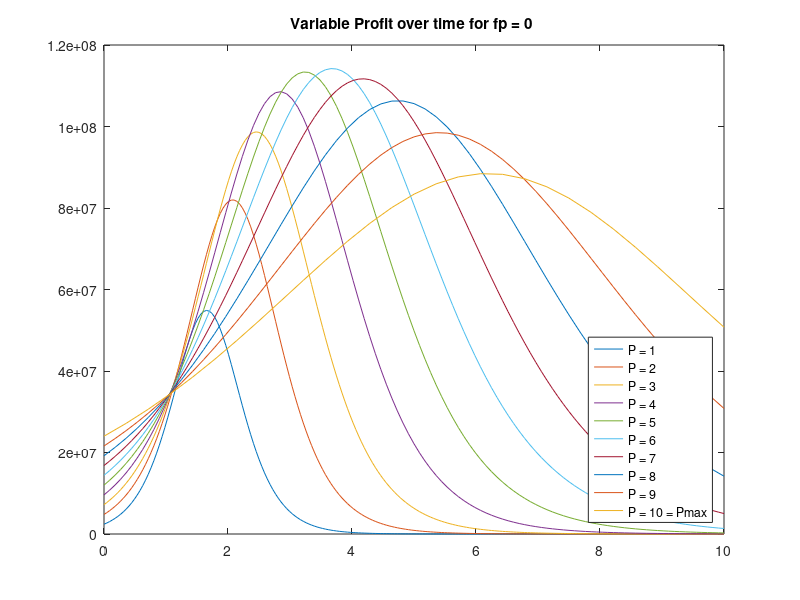
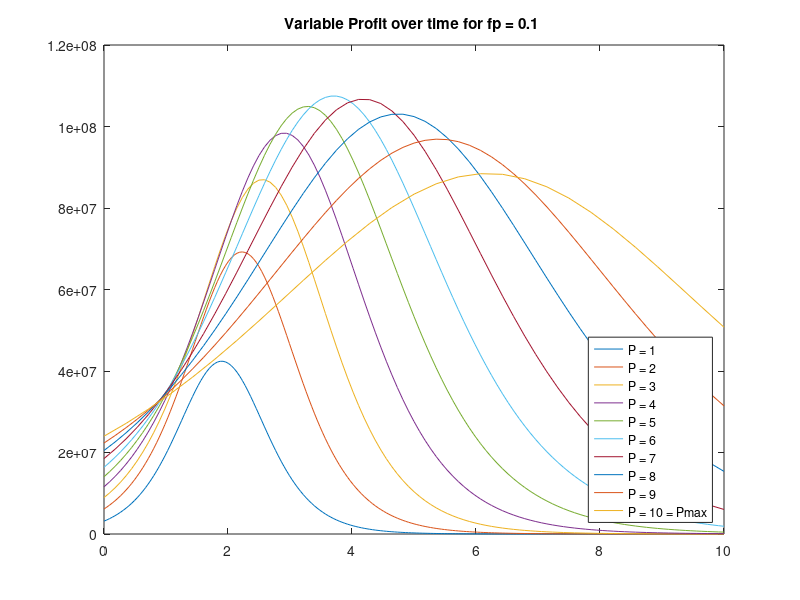
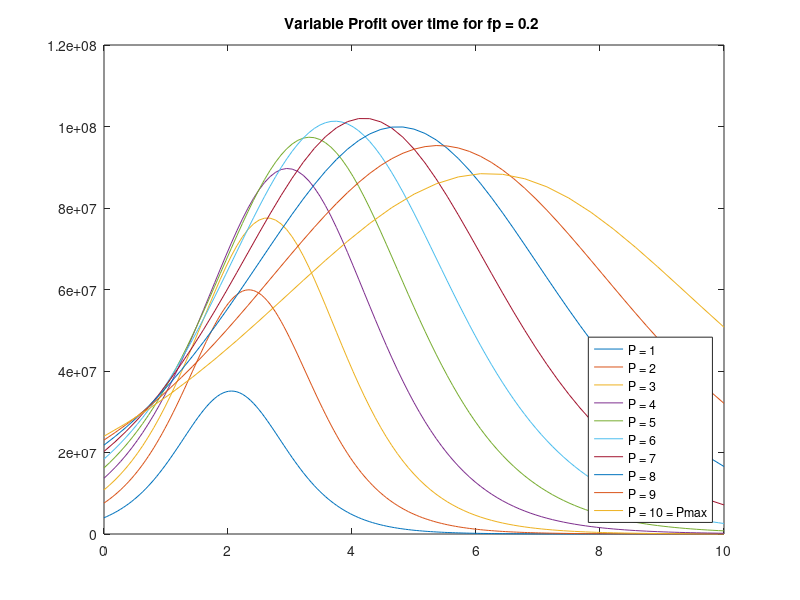
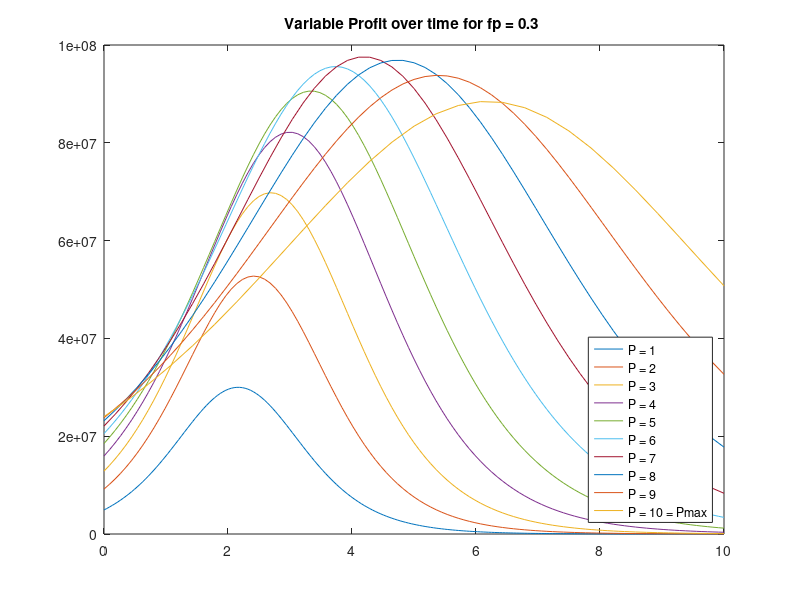

Here is the MATLAB script that generated these plots, in order:
%Systems Modeling Assignment 5 - test of sigmoid-like function for different growth parameters
%representing different effective marketing schemes
%B&W TV, Color TV, AC, Clothes Dryers, Water Softeners, 
%Record Players, Motels, Cell Phones, McDonald's, Steam Irons
%Avg .03 for p and .38 for q

for k = 1:11
fp = [0 .1 .2 .3 .4 .5 .6 .7 .8 .9 1];
fq = 1 - fp;

avgp = .03;
avgq = .38;
p0 = [.028 .005 .01 .017 .018 .025 .007 .004 .018 .029];
q0 = [.25 .84 .42 .36 .30 .65 .36 1.78 .54 .33];
m = 80000000;

Pmax = 10;
P = [1 2 3 4 5 6 7 8 9 10];
PDist = Pmax - P;

a = avgp;
c = avgq;
b = .1;
d = 1;

p = @(a,b,fp,PDist) a - b*log(1-fp*PDist/Pmax);
q = @(c,d,fq,PDist) c - d*log(1-fq*PDist/Pmax);

figure(k)

for i = 1:10
N = @(t) P(i)*m*(1-exp(-(p(a,b,fp(k),PDist(i))+q(c,d,fq(k),PDist(i)))*t))/(1+q(c,d,fq(k),PDist(i))/p(a,b,fp(k),PDist(i))*exp(-(p(a,b,fp(k),PDist(i))+q(c,d,fq(k),PDist(i)))*t));
n = @(t) P(i)*m*p(a,b,fp(k),PDist(i))*(p(a,b,fp(k),PDist(i))+q(c,d,fq(k),PDist(i)))^2*exp(-(p(a,b,fp(k),PDist(i))+q(c,d,fq(k),PDist(i)))*t)/(p(a,b,fp(k),PDist(i))+q(c,d,fq(k),PDist(i))*exp(-(p(a,b,fp(k),PDist(i))+q(c,d,fq(k),PDist(i)))*t))^2;
fplot (n,[0 10])
hold on
legend ('P = 1','P = 2','P = 3','P = 4','P = 5','P = 6','P = 7','P = 8','P = 9','P = 10 = Pmax','Location','southeast')
%legend ('Profit from P = 1','Profit from P = 2','Profit from P = 3','Profit from P = 4','Profit from P = 5','Profit from P = 6','Profit from P = 7','Profit from P = 8','Profit from P = 9','Profit from P = 10','Location','southeast')
title (['Variable Profit over time for fp = ' num2str(fp(k)) ' '])
end
end





